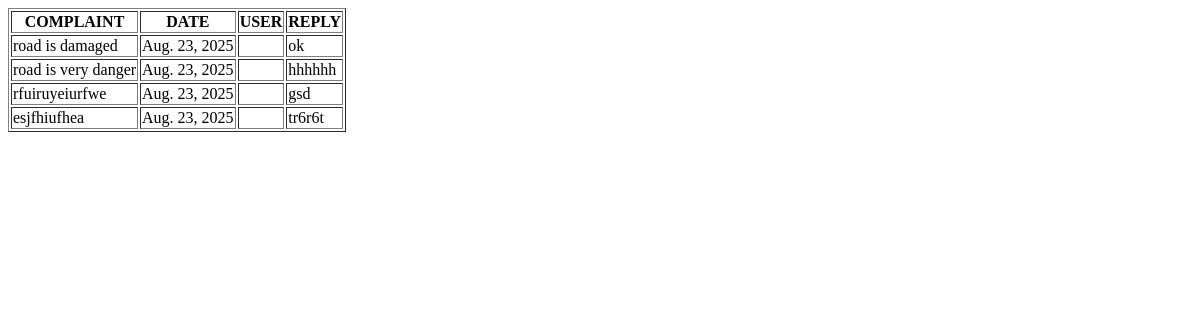
The page /complaint on the database as committed earlier.
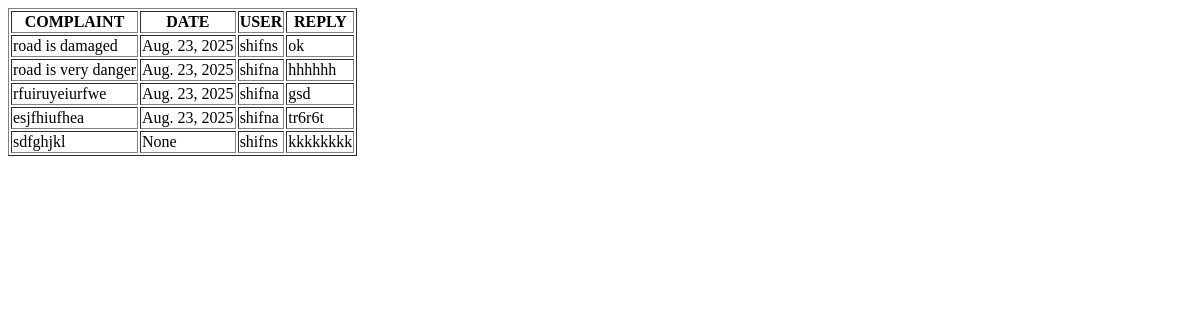
The same page on the database as committed later.
### road_potholeapp/models.py (models this page shows)
class Complaintable(models.Model):
    complaint=models.CharField(max_length=300, null=True, blank=True)
    date=models.DateField(max_length=200, null=True, blank=True)
    replay=models.CharField(max_length=300, null=True, blank=True)
    user=models.ForeignKey(Usertable, on_delete=models.CASCADE, null=True, blank=True)

class Usertable(models.Model):
    name=models.CharField(max_length=200, null=True, blank=True)
    image=models.FileField(max_length=200, null=True, blank=True)
    age=models.IntegerField(null=True, blank=True)
    gender=models.CharField(max_length=200, null=True, blank=True)
    email=models.CharField(max_length=200, null=True, blank=True)
    latitude = models.FloatField(null=True, blank=True)
    longitude = models.FloatField(null=True, blank=True)
    phone=models.BigIntegerField(null=True, blank=True)
    login=models.ForeignKey(Logintable, on_delete=models.CASCADE, null=True, blank=True)

### road_potholeapp/views.py (the view)
# urls.py: path('complaint',ComplaintView.as_view(),name='complaint'),
class ComplaintView(View):
    def get(self,request):
        obj = Complaintable.objects.all()
        print(obj)
        return render(request, 'COMPLAIN.html',{'val': obj})

### templates/COMPLAIN.html (shortened to what this page needs)
<!DOCTYPE html>
<html lang="en">
<head>
</head>
<body>
    <table border="1">
        <tr>
            <th>COMPLAINT</th>
            <th>DATE</th>
            <th>USER</th>
            <th>REPLY</th>
        </tr>
         {% for i in val %}
        <tr>
            <td>{{i.complaint}}</td>
            <td>{{i.date}}</td>
            <td>{{i.user.name}}</td>
            {% if i.replay %}
            <td>{{i.replay}}</td>
            {% else %}
            <TD><a href="reply/{{i.id}}">reply</a></TD>
            {% endif %}
        </tr>
                {% endfor %}
    </table>
</body>
</html>

Rows that differ between the two databases and show on the page:
changed Complaintable "road is damaged": user.name (not shown) → "shifns"
changed Complaintable "road is very danger": user.name (not shown) → "shifna"
changed Complaintable "rfuiruyeiurfwe": user.name (not shown) → "shifna"
changed Complaintable "esjfhiufhea": user.name (not shown) → "shifna"
added Complaintable: complaint "sdfghjkl", date "None", user.name "shifns", replay "kkkkkkkk"
